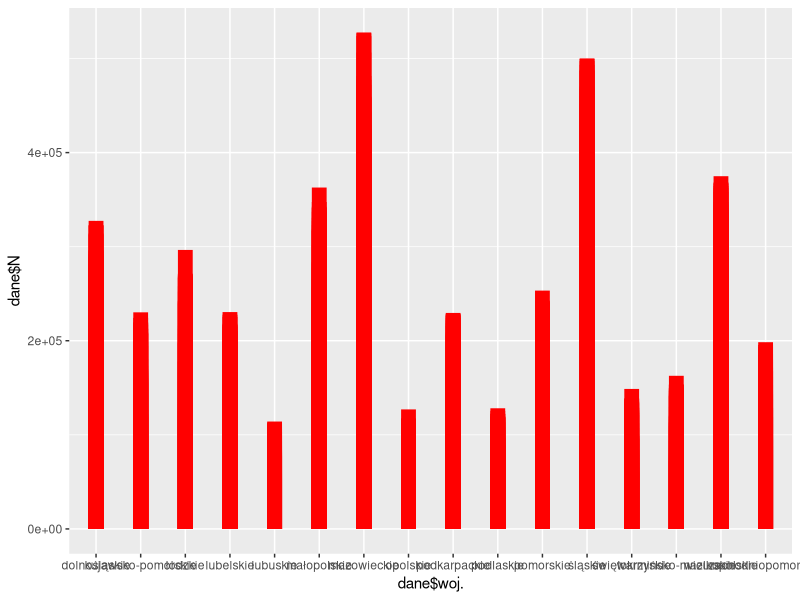
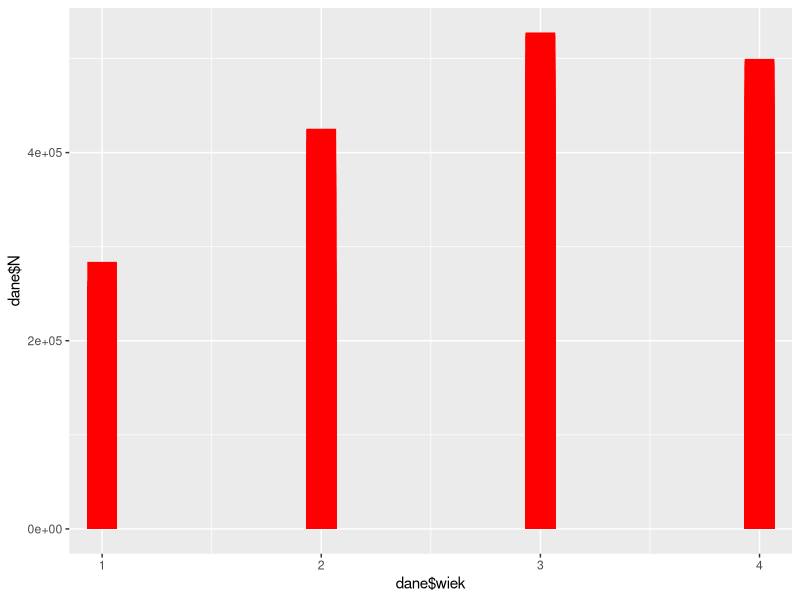
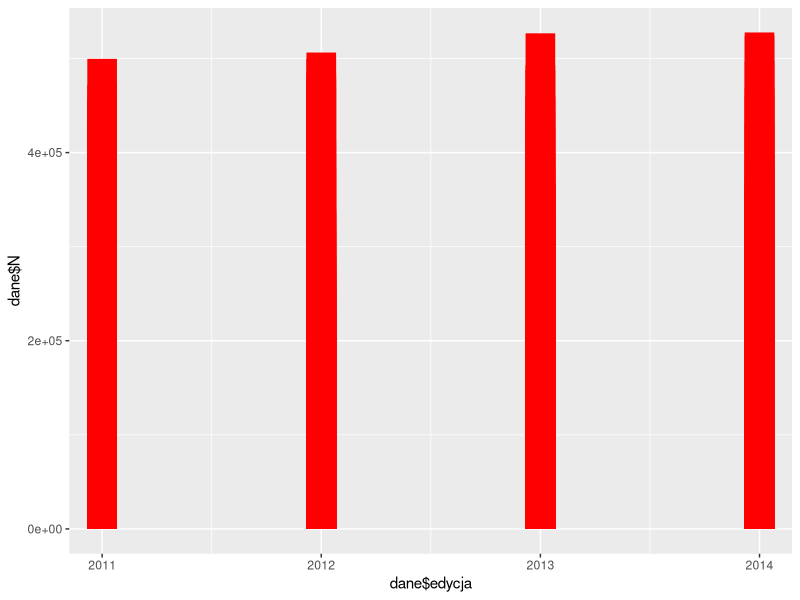

Recreate these plots in R, in order.
#Zadanie domowe
#Wykonali: Artur Basiński, Kamil Jankowski

#Wczytywanie danych
library(readxl)
dane <- read_excel(path = 'populacja.xlsx', sheet = 1)

#podstawowe informacje o danych
summary(dane$N)


#sprawdzamy ile jest kobiet (0) i mężczyzn(1)
tabela_plec <- table(dane$plec)
tabela_plec

#obie grupy sa rowne - 256 kobiet, 256 mezczyzn

#sprawdzamy wojewodztwa
tabela_woj <- table(dane$woj.)
tabela_woj

#kazde wojewodztwo zawiera po 32 wartosci, dane dla 4 lat, a wiec 32/4 = 8 obserwacji na 1 rok

tabela_wiek <- table(dane$wiek)
tabela_wiek

#4 grupy wiekowe


tabela_N <- (dane$N)
#podstawowe informacje o wartosci N dla lat 2011 - 2014
summary(tabela_N)




#tworzymy wykres dla lat 2011 - 2014 z laczna wartoscia N dla kazdego wojewodztwa
library(ggplot2)

ggplot(dane, aes(dane$woj., dane$N)) +
  geom_segment(aes(xend = dane$woj., yend = 0), size = 5, colour ="red", lineend = "butt")

#najwieksze wartosci w mazowieckim i slaskim, a najmniejsze w lubuskim i opolskim


#tworzymy wykres dla lat 2011 - 2014 z laczna wartoscia N dla kazdej grupy wiekowej
ggplot(dane, aes(dane$wiek, dane$N)) +
  geom_segment(aes(xend = dane$wiek, yend = 0), size = 10, colour ="red", lineend = "butt")

#najwieksza wartosc N" zanotowano w grupie 3, pozniej 4, 2 i na koncu 1



#tworzymy wykres dla lat 2011 - 2014 z laczna wartoscia N dla kazdego roku
ggplot(dane, aes(dane$edycja, dane$N)) +
  geom_segment(aes(xend = dane$edycja, yend = 0), size = 10, colour ="red", lineend = "butt")

#najwieksza wartosc N w 2014 i 2013, niewiele mniej mial 2012, zas najmniejsza wartosc w 2011
#sprawdzamy dokladnie co bylo wieksze - 2013 czy 2014

#2013
wiek3 <- subset(dane, edycja == "2013")
summary(wiek3)


#2014
wiek4 <- subset(dane, edycja == "2014")
summary(wiek4)


# 192752 > 191326, a więc największe wartosci byly w 2013


#Robimy dalej analize

#dzielimy dane na poszczegole lata - 2011, 2012, 2013 oraz 2014

dane2011 <- dane[dane$edycja == 2011, ]
dane2011

dane2012 <- dane[dane$edycja == 2012, ]
dane2012

dane2013 <- dane[dane$edycja == 2013, ]
dane2013

dane2014 <- dane[dane$edycja == 2014, ]
dane2014

#podzial na plec

kobieta <- dane[dane$plec == 0, ]
kobieta

mezczyzna <- dane[dane$plec == 1, ]
mezczyzna



#Analiza zmiennej N
#Rok badania - plec
#Plec - mezczyzna


#2011 - 2014
sr20112014 <- subset(dane, plec == 0)
summary(sr20112014)
#srednia - 200030


#2011
sr2011 <- subset(dane, edycja == "2011" & plec == 0)
summary(sr2011)
#srednia - 198688

198688/200030
100-99.3291
#roznica = 0,67%


#2012
sr2012 <- subset(dane, edycja == "2012" & plec == 0)
summary(sr2012)
#srednia - 199689
199689/200030
100-99.82953
#roznica = 0,17%


#2013
sr2013 <- subset(dane, edycja == "2013" & plec == 0)
summary(sr2013)
#srednia - 200920
200920/200030
100-100.4449
#roznica = 0,44%


#2014
sr2014 <- subset(dane, edycja == "2014" & plec == 0)
summary(sr2014)
#srednia - 200825
200825/200030
100-100.3974
#roznica = 0,40%


#Analiza zmiennej N
#Rok badania - plec
#Plec - mezczyzna


#2011 - 2014
sr20112014M <- subset(dane, plec == 1)
summary(sr20112014M)
#srednia - 184498


#2011
sr2011M <- subset(dane, edycja == "2011" & plec == 1)
summary(sr2011M)
#srednia - 186292

186292/184498
100-100.9724
#roznica = 0,97%


#2012
sr2012M <- subset(dane, edycja == "2012" & plec == 1)
summary(sr2012M)
#srednia - 185290
185290/184498
100-100.4293
#roznica = 0,43%


#2013
sr2013M <- subset(dane, edycja == "2013" & plec == 1)
summary(sr2013M)
#srednia - 184584
200920/184498
100-100.89009
#roznica = 0,89%


#2014
sr2014M <- subset(dane, edycja == "2014" & plec == 1)
summary(sr2014M)
#srednia - 181827
181827/184498
100-98.55229
#roznica = 1,45%


#Analiza zmiennej N
#Rok badania - wiek

#srednia 2011 - 2014
wiek <- subset(dane)
summary(wiek)
#srednia 192264


#2011
wiek1 <- subset(dane, edycja == "2011")
summary(wiek1)
192490/192264
100-100.12
#roznica - 0,12%


#2012
wiek2 <- subset(dane, edycja == "2012")
summary(wiek2)
192490/192264
100-100.12
#roznica - 0,12%


#2013
wiek3 <- subset(dane, edycja == "2013")
summary(wiek3)
192752/192264
100-100.25
#roznica - 0,25%


#2014
wiek4 <- subset(dane, edycja == "2014")
summary(wiek4)
191326/192264
100-99.51
#roznica - 0,49%


